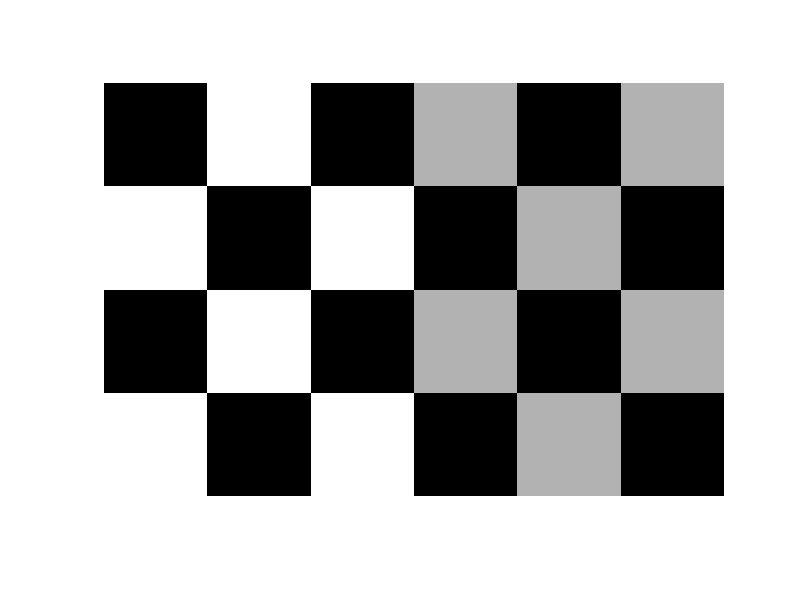
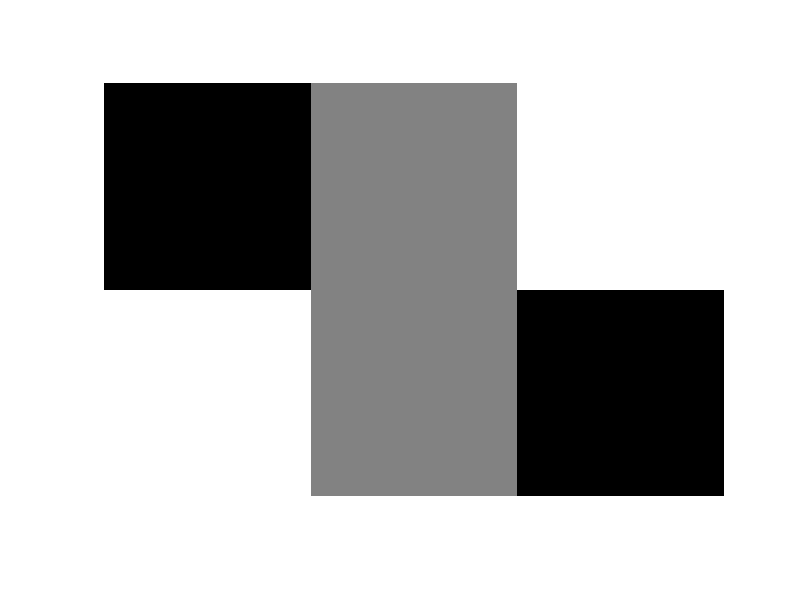

These charts were generated, in order, by the following MATLAB code: (Note: this script raises an error after producing the figures.)
%% Matlab function
I = checkerboard;
imshow(I)

n=20
I = checkerboard(n);
imshow(I)

n=50;p=2;q=3;
I = checkerboard(n,p,q);
imshow(I)

K = (checkerboard > 0.5);
figure, imshow(K)

imshow([0 0.5 1;1 0.5 0])

%% Psychtoolbox 
Screen MakeTexture?
% textureIndex=Screen('MakeTexture', WindowIndex, imageMatrix [, optimizeForDrawAngle=0] [, specialFlags=0] [, floatprecision] [, textureOrientation=0] [, textureShader=0]);
Screen DrawTexture?
% Screen('DrawTexture', windowPointer, texturePointer [,sourceRect] [,destinationRect] [,rotationAngle] [, filterMode] [, globalAlpha] [, modulateColor] [, textureShader] [, specialFlags] [, auxParameters]);

%% Tryout
% Clear the workspace and the screen
sca;
close all;
clearvars;
%Screen('Preference', 'SkipSyncTests', 1);
% Here we call some default settings for setting up Psychtoolbox
PsychDefaultSetup(2);
% Get the screen numbers
screens = Screen('Screens');
% Draw to the external screen if avaliable
screenNumber = max(screens);
% Define black and white
white = WhiteIndex(screenNumber);
black = BlackIndex(screenNumber);
grey = white / 2;
% Open an on screen window
[window, windowRect] = PsychImaging('OpenWindow', screenNumber, grey, [0 0 400 400]);
ifi = Screen('GetFlipInterval', window);
% Query the maximum priority level
topPriorityLevel = MaxPriority(window);
% Get the size of the on screen window
[screenXpixels, screenYpixels] = Screen('WindowSize', window);
%%%%%%%%%Stripe information
% Get the centre coordinate of the window
[xCenter, yCenter] = RectCenter(windowRect);    
cx = (screenXpixels/2);
cy = (screenYpixels/2);
% Make a base Rect of 200 by 200 pixels
dimx = cx;
dimy = cy;
baseRect = [0 0 dimx dimy];
pos = [cx- dimx/2 ,cy - dimy/2,cx+ dimx/2 ,cy + dimy/2];
% MakeTexture
textureIndex=Screen('MakeTexture',window,double(K));
Screen('DrawTexture', window, textureIndex, [],pos);
vbl = Screen('Flip', window);
vbl = Screen('Flip', window, vbl + (waitframes - 0.5) * ifi);